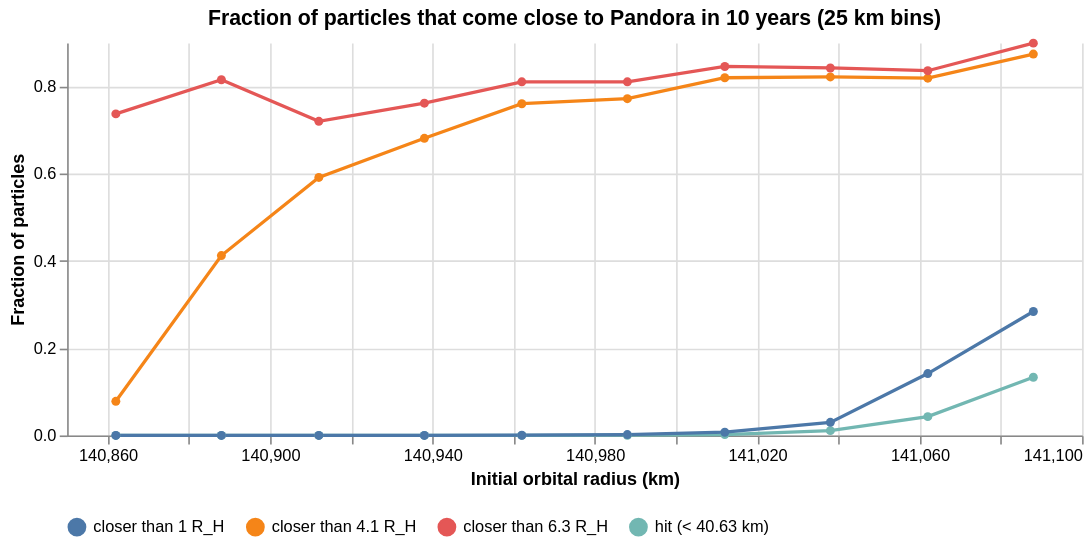

The Vega-Lite source for this figure:
### Vega-Lite specification from a JSON file in a GitHub repository (floating-point values rounded to 4 significant figures)
{"$schema": "https://vega.github.io/schema/vega-lite/v5.20.1.json", "config": {"view": {"continuousHeight": 300, "continuousWidth": 300, "strokeWidth": 0}}, "data": {"name": "data-41556966c0dc65ffe85f2a9cef03b6ab"}, "datasets": {"data-41556966c0dc65ffe85f2a9cef03b6ab": [{"fraction": 0.0, "limit": "hit (< 40.63 km)", "r": 140900.0}, {"fraction": 0.0, "limit": "hit (< 40.63 km)", "r": 140900.0}, {"fraction": 0.0, "limit": "hit (< 40.63 km)", "r": 140900.0}, {"fraction": 0.0, "limit": "hit (< 40.63 km)", "r": 140900.0}, {"fraction": 0.0, "limit": "hit (< 40.63 km)", "r": 141000.0}, {"fraction": 0.0005, "limit": "hit (< 40.63 km)", "r": 141000.0}, {"fraction": 0.002, "limit": "hit (< 40.63 km)", "r": 141000.0}, {"fraction": 0.011, "limit": "hit (< 40.63 km)", "r": 141000.0}, {"fraction": 0.0431, "limit": "hit (< 40.63 km)", "r": 141100.0}, {"fraction": 0.1334, "limit": "hit (< 40.63 km)", "r": 141100.0}, {"fraction": 0.0, "limit": "closer than 1 R_H", "r": 140900.0}, {"fraction": 0.0, "limit": "closer than 1 R_H", "r": 140900.0}, {"fraction": 0.0, "limit": "closer than 1 R_H", "r": 140900.0}, {"fraction": 0.0, "limit": "closer than 1 R_H", "r": 140900.0}, {"fraction": 0.0005, "limit": "closer than 1 R_H", "r": 141000.0}, {"fraction": 0.002, "limit": "closer than 1 R_H", "r": 141000.0}, {"fraction": 0.0074, "limit": "closer than 1 R_H", "r": 141000.0}, {"fraction": 0.03, "limit": "closer than 1 R_H", "r": 141000.0}, {"fraction": 0.1417, "limit": "closer than 1 R_H", "r": 141100.0}, {"fraction": 0.2839, "limit": "closer than 1 R_H", "r": 141100.0}, {"fraction": 0.0782, "limit": "closer than 4.1 R_H", "r": 140900.0}, {"fraction": 0.4121, "limit": "closer than 4.1 R_H", "r": 140900.0}, {"fraction": 0.5911, "limit": "closer than 4.1 R_H", "r": 140900.0}, {"fraction": 0.6806, "limit": "closer than 4.1 R_H", "r": 140900.0}, {"fraction": 0.7599, "limit": "closer than 4.1 R_H", "r": 141000.0}, {"fraction": 0.7714, "limit": "closer than 4.1 R_H", "r": 141000.0}, {"fraction": 0.8194, "limit": "closer than 4.1 R_H", "r": 141000.0}, {"fraction": 0.8213, "limit": "closer than 4.1 R_H", "r": 141000.0}, {"fraction": 0.8184, "limit": "closer than 4.1 R_H", "r": 141100.0}, {"fraction": 0.8736, "limit": "closer than 4.1 R_H", "r": 141100.0}, {"fraction": 0.7366, "limit": "closer than 6.3 R_H", "r": 140900.0}, {"fraction": 0.8148, "limit": "closer than 6.3 R_H", "r": 140900.0}, {"fraction": 0.7195, "limit": "closer than 6.3 R_H", "r": 140900.0}, {"fraction": 0.7612, "limit": "closer than 6.3 R_H", "r": 140900.0}, {"fraction": 0.8101, "limit": "closer than 6.3 R_H", "r": 141000.0}, {"fraction": 0.81, "limit": "closer than 6.3 R_H", "r": 141000.0}, {"fraction": 0.8452, "limit": "closer than 6.3 R_H", "r": 141000.0}, {"fraction": 0.8418, "limit": "closer than 6.3 R_H", "r": 141000.0}, {"fraction": 0.8355, "limit": "closer than 6.3 R_H", "r": 141100.0}, {"fraction": 0.8987, "limit": "closer than 6.3 R_H", "r": 141100.0}]}, "encoding": {"color": {"field": "limit", "legend": {"columns": 4, "orient": "bottom"}, "title": null, "type": "nominal"}, "tooltip": [{"field": "r", "type": "quantitative"}, {"field": "limit", "type": "nominal"}, {"field": "fraction", "type": "quantitative"}], "x": {"field": "r", "scale": {"domain": [140850, 141100], "nice": false}, "title": "Initial orbital radius (km)", "type": "quantitative"}, "y": {"field": "fraction", "title": "Fraction of particles", "type": "quantitative"}}, "height": 240, "mark": {"point": true, "type": "line"}, "title": "Fraction of particles that come close to Pandora in 10 years (25 km bins)", "width": 620}
